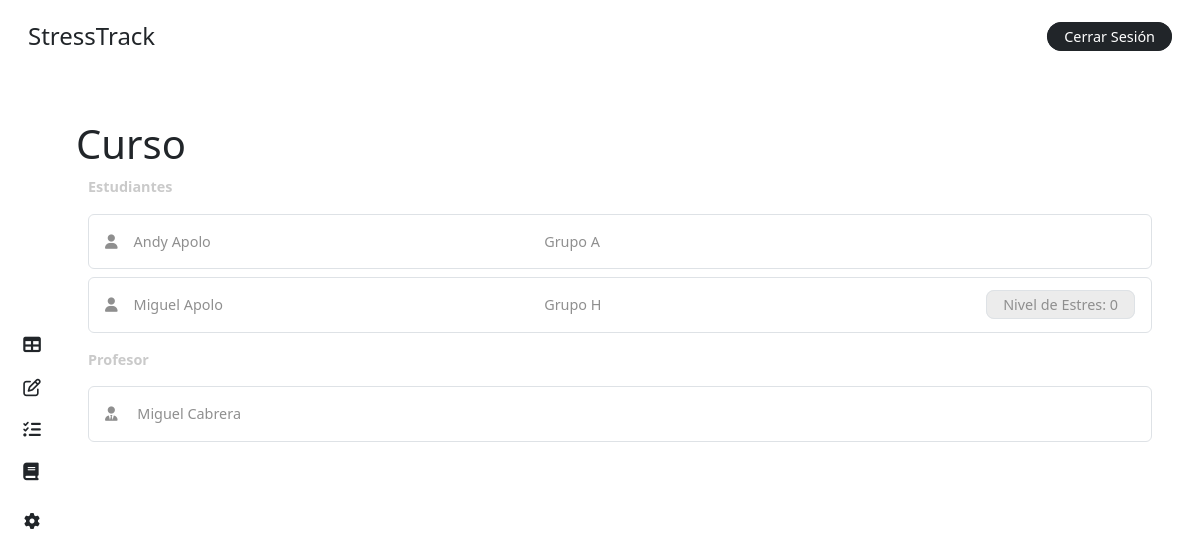
The app's page /course/ (signed in), older data.
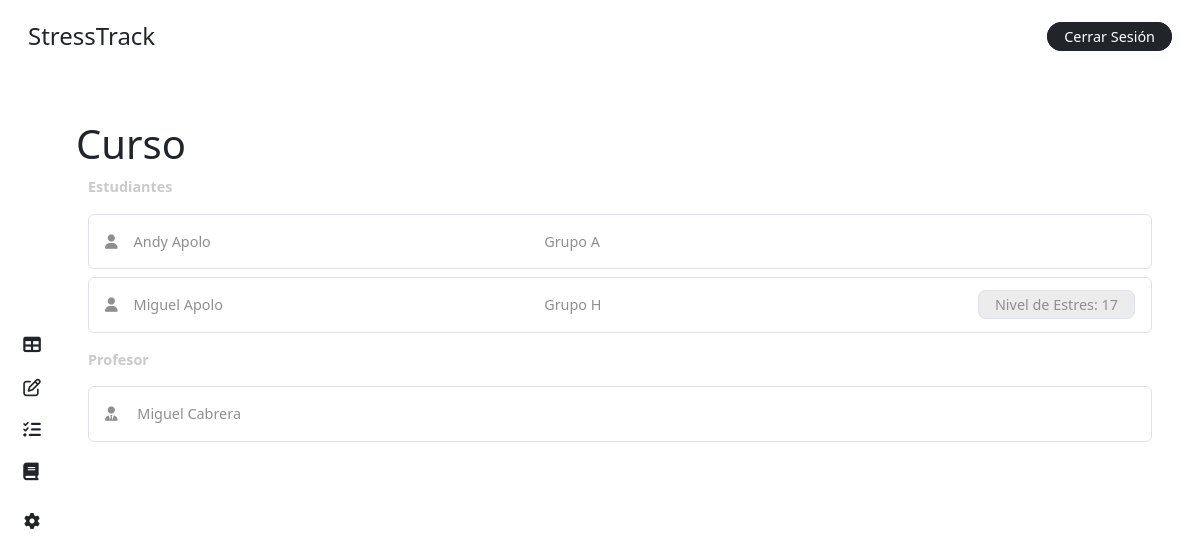
The same page, newer data.
### stress/models.py (models this page shows, shortened)
class CustomUser(AbstractBaseUser, PermissionsMixin):
    ROLE_CHOICES = [
        ('student', 'Alumno'),
        ('teacher', 'Profesor'),
        ('superuser', 'Administrador'),
    ]
    first_name = models.CharField(max_length=50, blank=True)
    last_name = models.CharField(max_length=50, blank=True)
    dni = models.CharField(max_length=10, unique=True, blank=True, null=True)
    email = models.EmailField(unique=True)
    role = models.CharField(max_length=20, choices=ROLE_CHOICES, default='student')
    is_active = models.BooleanField(default=True)
    is_staff = models.BooleanField(default=False)
    stress = models.IntegerField(default=0)
    share_stress_level = models.BooleanField(default=False)
    course = models.ForeignKey(Course, on_delete=models.CASCADE, related_name='students', null=True, blank=True)
    group = models.ForeignKey(Team, on_delete=models.CASCADE, related_name='members', null=True, blank=True)
    objects = CustomUserManager()
    USERNAME_FIELD = 'email'
    REQUIRED_FIELDS = []

class Team(models.Model):
    name = models.CharField(max_length=20)
    course = models.ForeignKey(Course, on_delete=models.CASCADE, related_name='teams')
    def __str__(self):
        return f"{self.name}"

### stress/views.py (the view, shortened to what this page needs)
# urls.py: path('course/', views.course, name='course'),
@login_required
def course(request):
    user = request.user
    course = user.course if user.role == 'student' else user.teaching_courses.first()
    if course:
        students = course.students.all()
        teacher = course.teacher
        groups = course.teams.all()
    else:
        students = None
        teacher = None
        groups = None
    context = {
        'students': students,
        'role': request.user.role,
        'groups': groups,
        'teacher': teacher,
        'course': course,
    }
    return render(request, 'dashboard/course.html', context)

### stress/templates/dashboard/course.html (shortened to what this page needs)
{% extends "base/dashboard_base.html" %}
{% block content %}
{% include "elements/dashboard_sidebar.html" with role=role %}
<main class="main p-4 pe-5">
  <div class="my-4">
    <div class="row">
      <div class="col-11 p-0">
        <h1 class="m-0">Curso</h1>
      </div>
    </div>
    {% if not course %}
      {% if role == 'student' %}
        <div class="bg-inf p-3 rounded-2 text-gris my-4">
        <i class="fas fa-info-circle"></i> No estas matriculado a un curso por el
        momento.
        </div>
      {% else %}
        <div class="bg-inf p-3 rounded-2 text-gris my-4">
        <i class="fas fa-info-circle"></i> No estas asignado a un curso por el
        momento.
        </div>
      {% endif %}
    {% else %}
      <label class="text-grisillo fw-bold my-2">Estudiantes</label>
      {% if not students %}
        <div class="bg-inf p-3 rounded-2 text-gris">
          <i class="fas fa-info-circle"></i> No hay estudiantes matriculados por el momento.
        </div>
      {% else %}
        {% for student in students %}
            <div class="p-3 my-2 rounded-2 text-gris border border-1">
                <div class="row">
                    <div class="col-5">
                        <i class="fa-solid fa-user me-3"></i>{{ student.first_name }} {{ student.last_name }}
                    </div>
                    <div class="col-4">
                        {% if student.group %}
                            {{ student.group }}
                        {% else %}
                            N/A
                        {% endif %}
                    </div>
                    {% if role == 'student' %}
                        {% if student.share_stress_level %}
                            <div class="col-3 text-end">
                                <div
                                    class="ms-4 bg-color-grisillo py-1 px-3 border d-inline rounded-3 fs-7"
                                >
                                    Nivel de Estres: {{ student.stress }}
                                </div>
                            </div>
                        {% endif %}
                    {% endif %}
                </div>
            </div>
        {% endfor %}
      {% endif %}
      <label class="text-grisillo fw-bold my-2">Profesor</label>
      {% if teacher %}
            <div class="p-3 my-2 rounded-2 text-gris border border-1">
              <div class="row">
                <div class="col-12">
                <i class="fa-solid fa-user-tie me-3"></i> {{ teacher.first_name }} {{ teacher.last_name }}
                </div>
              </div>
            </div>
      {% else %}
          <div class="bg-inf p-3 rounded-2 text-gris">
            <i class="fas fa-info-circle"></i> No hay un profesor asignado por el momento.
          </div>
      {% endif %}
    {% endif %}
  </div>
</main>
{% endblock %}

Row changes from the older to the newer data that the page shows:
changed CustomUser "Grupo H": stress "0" → "17"
